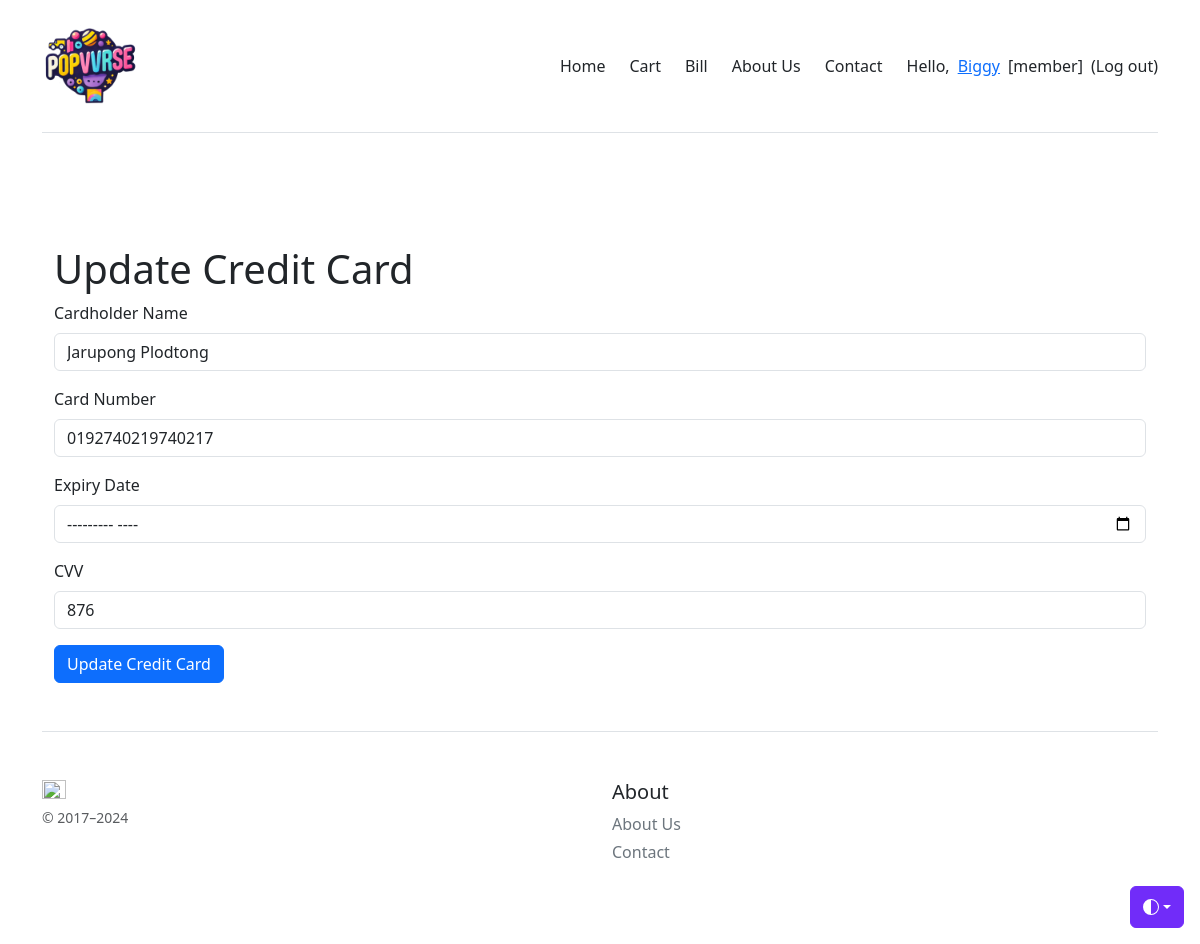
The app's page /update-credit-card/4/ (signed in) with its own data.
### myapp/models.py (models this page shows, shortened)
class Profile(models.Model):
    user = models.OneToOneField(User, on_delete=models.CASCADE)
    usertype = models.CharField(max_length=100, default='member')
    point = models.IntegerField(default=0)

class CreditCard(models.Model):
    user = models.ForeignKey(settings.AUTH_USER_MODEL, on_delete=models.CASCADE)
    card_number = models.CharField(max_length=16, blank=False, null=False)
    card_type = models.CharField(max_length=20, choices=[('Visa', 'Visa'), ('MasterCard', 'MasterCard'), ('Amex', 'Amex')], blank=False, null=False)
    expiry_date = models.CharField(max_length=7, blank=False, null=False)  # or use DateField if needed
    cardholder_name = models.CharField(max_length=100, blank=False, null=False)
    cvv = models.CharField(max_length=3, blank=False, null=False, default='000')  # Default value specified

### myapp/views.py (the view, shortened to what this page needs)
# urls.py: path('update-credit-card/<int:card_id>/', update_credit_card, name='update_credit_card'),
def update_credit_card(request, card_id):
    card = get_object_or_404(CreditCard, id=card_id, user=request.user)
    return render(request, 'myapp/update_credit_card.html', {'card': card})

### myapp/template/myapp/update_credit_card.html (shortened to what this page needs)
{% extends 'myapp/base.html' %}
{% block content %}
<div class="container my-5">
    <h1>Update Credit Card</h1>
    <form method="POST">
        <div class="mb-3">
            <label for="cardholder_name" class="form-label">Cardholder Name</label>
            <input type="text" name="cardholder_name" id="cardholder_name" class="form-control" value="{{ card.cardholder_name }}" required>
        </div>
        <div class="mb-3">
            <label for="card_number" class="form-label">Card Number</label>
            <input type="text" name="card_number" id="card_number" class="form-control" value="{{ card.card_number }}" required>
        </div>
        <div class="mb-3">
            <label for="expiry_date" class="form-label">Expiry Date</label>
            <input type="month" name="expiry_date" id="expiry_date" class="form-control" value="{{ card.expiry_date|date:'Y-m' }}" required>
        </div>
        <div class="mb-3">
            <label for="cvv" class="form-label">CVV</label>
            <input type="text" name="cvv" id="cvv" class="form-control" value="{{ card.cvv }}" required>
        </div>
        <button type="submit" class="btn btn-primary">Update Credit Card</button>
    </form>
</div>
{% endblock %}

### myapp/template/myapp/base.html (shortened to what this page needs)
{% load static %}
<!doctype html>
<html lang="en" data-bs-theme="auto">
  <head><script src="/docs/5.3/assets/js/color-modes.js"></script>
    <link rel="stylesheet" href="https://cdn.jsdelivr.net/npm/@docsearch/css@3">
<link href="https://getbootstrap.com/docs/5.3/dist/css/bootstrap.min.css" rel="stylesheet">
    <link href="https://getbootstrap.com/docs/5.0/examples/pricing/pricing.css" rel="stylesheet">
  </head>
  <body>
    <div class="dropdown position-fixed bottom-0 end-0 mb-3 me-3 bd-mode-toggle">
      <button class="btn btn-bd-primary py-2 dropdown-toggle d-flex align-items-center"
              id="bd-theme"
              type="button"
              aria-expanded="false"
              data-bs-toggle="dropdown"
              aria-label="Toggle theme (auto)">
        <svg class="bi my-1 theme-icon-active" width="1em" height="1em"><use href="#circle-half"></use></svg>
      </button>
    </div>
<div class="container py-3">
  <header>
    <div class="d-flex flex-column flex-md-row align-items-center pb-3 mb-4 border-bottom">
      <a href="/" class="d-flex align-items-center link-body-emphasis text-decoration-none">
        <img src="{% static 'image/logo_use.png' %}" alt="banana image" width="100" height="100">
      </a>
      <nav class="d-inline-flex mt-2 mt-md-0 ms-md-auto gap-2">
        {% if user.profile.usertype == "admin" %}
          <a class="me-3 py-2 text-dark text-decoration-none" href="{% url 'admin_all_bills' %}">All Bills</a>
          <a class="me-3 py-2 text-dark text-decoration-none" href="{% url 'showcontact-page' %}">Show Contact</a>
          <a class="me-3 py-2 text-dark text-decoration-none" href="{% url 'addproduct-page' %}">Add Product</a>
        {% else %}
          <a class="me-3 py-2 text-dark text-decoration-none" href="/">Home</a>
          {% if user.is_authenticated %}
          <a class="me-3 py-2 text-dark text-decoration-none" href="{% url 'view-basket' %}">Cart</a>
          <a class="me-3 py-2 text-dark text-decoration-none" href="{% url 'all_bills' %}">Bill</a>
          {% endif %}
          <a class="me-3 py-2 text-dark text-decoration-none" href="{% url 'about-page' %}">About Us</a>
          <a class="me-3 py-2 text-dark text-decoration-none" href="{% url 'contact-page' %}">Contact</a>
        {% endif %}
        {% if user.is_authenticated %}
          <a class="py-2 text-dark text-decoration-none" href="#">Hello,<a class="py-2" href="{%url 'profile-page'%}">{{user.username}}</a><a class="py-2 text-decoration-none text-dark">[{{user.profile.usertype}}]</a>
          <a class="py-2 text-dark text-decoration-none" href="{% url 'logout' %}">(Log out)</a>
        {% else %}
          <a class="py-2 text-dark text-decoration-none" href="{% url 'login' %}">Log in</a>
        {% endif %}
      </nav>
    </div>
    <div class="pricing-header p-3 pb-md-4 mx-auto text-center">
    </div>
  </header>
  <main>
    {% block content %}
    {% endblock content %}
  </main>
  <footer class="pt-4 my-md-5 pt-md-5 border-top">
    <div class="row">
      <div class="col-12 col-md">
        <img class="mb-2" src="https://getbootstrap.com/docs/5.3/assets/brand/bootstrap-logo.svg" alt="" width="24" height="19">
        <small class="d-block mb-3 text-body-secondary">&copy; 2017–2024</small>
      </div>
      <div class="col-6 col-md">
        <h5>About</h5>
        <ul class="list-unstyled text-small">
          <li class="mb-1"><a class="link-secondary text-decoration-none" href="{% url 'about-page' %}">About Us</a></li>
          <li class="mb-1"><a class="link-secondary text-decoration-none" href="{% url 'contact-page' %}">Contact</a></li>
        </ul>
      </div>
    </div>
  </footer>
</div>
    </body>
</html>

### myapp/template/myapp/base.html (style rules this page uses)
.bi { vertical-align: -.125em; fill: currentColor; }
.btn-bd-primary { --bd-violet-bg: #712cf9; --bd-violet-rgb: 112.520718, 44.062154, 249.437846; --bs-btn-font-weight: 600; --bs-btn-color: var(--bs-white); --bs-btn-bg: var(--bd-violet-bg); --bs-btn-border-color: var(--bd-violet-bg); --bs-btn-hover-color: var(--bs-white); --bs-btn-hover-bg: #6528e0; --bs-btn-hover-border-color: #6528e0; --bs-btn-focus-shadow-rgb: var(--bd-violet-rgb); --bs-btn-active-color: var(--bs-btn-hover-color); --bs-btn-active-bg: #5a23c8; --bs-btn-active-border-color: #5a23c8; }
.bd-mode-toggle { z-index: 1500; }

### records on screen
CreditCard: cardholder_name "Jarupong Plodtong", card_number "0192740219740217", cvv "876"

### other values on screen
{{ user.username }} "Biggy"
{{ user.profile.usertype }} "member"
